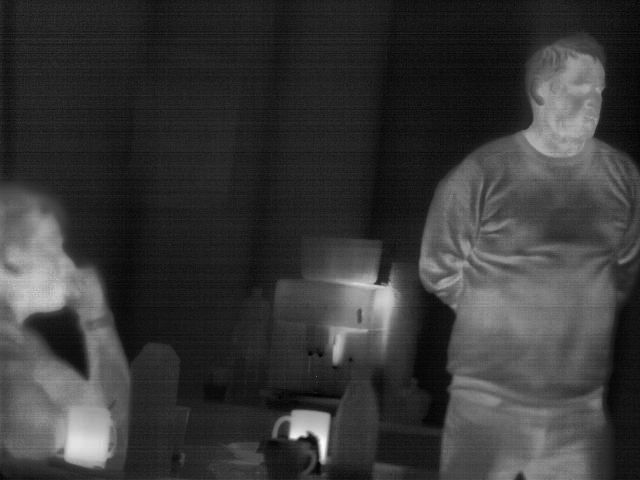
#> input picture src/0.tif, 640 x 480 px; its folder holds only this picture in this run
$ python fuzzy_processing.py
#> lines starting #> are read from the running program, lines starting #| are printed output that depends on the picture
import matplotlib
import matplotlib.pyplot as plt
import numpy as np
import cv2, itertools
import gc
import glob
import statistics

#-------------------------------------------------------------------------------------------------------------
#	Операции с гистограммой

def build_hist(img):
	height, width = img.shape
	hist = dict(enumerate([0]*256))
	for j in range(0,height):
		for i in range(0, width):
			pixel_val = int(img[j,i])
			#print("pix_val:",pixel_val)
			hist[pixel_val]	= hist[pixel_val]+1

	return hist

# [11 lines left out: function build_first_derivative, not called in this run]

def build_second_derivative(hist):
	max = 255
	derivative = dict(enumerate([0]*(max+1)))
	j = 0
	for i in range(0, max+1):
		hist_val = hist[i]
		if (i > 0 and i <max):
			derivative[j] = hist[i+1] - 2*hist[i] + hist[i-1]
		j = j +1

	return derivative

def filtered_hist(h):
	max = 255
	filtered = dict(enumerate([0]*(max+1)))
	for i in range(0, max+1):
		if (i==0 or i==max): filtered[i] == 0
		else: filtered[i] = statistics.median([h[i-1],h[i], h[i+1]])
	return filtered


def find_local_max(h):
	max = 255
	local_max = dict(enumerate([0]*(max+1)))
	j = 0
	for i in range(0, max+1):
		if (i > 0 and i < max):
			if (h[i+1]==0 and  h[i-1]==0):
				local_max[j] = 0
			elif ((h[i-1] == h[i+1] and h[i] >= h[i+1] ) or (h[i-1] < h[i] and h[i+1] < h[i])):
				local_max[j] = h[i]
			else:
				local_max[j] = 0
		j = j +1
	return local_max

# [22 lines left out: function find_regions, not called in this run]

def cumul_hist_val(histogram, grey):
	#print(histogram)
	cum = 0
	for i in range(0, grey):

		cum = cum + histogram[i]
	return cum

def cumulative_function(histogram):
	cum_dict = {}
	for i in range(0,256):
		cum_dict[i] =  cumul_hist_val(histogram,i)

	return (cum_dict.keys(), cum_dict.values())

# [21 lines left out: function find_equal_regions, not called in this run]


def maximums(graph, maximums_count):
	# данный метод позволяет найти максимумы на графике
	# и выбрать из него только необходимое количество из
	# всех максимумов. При этом максимумы выбираются начиная
	# с самых больших значений.
	maximums = {}
	previous = 0
	for i in range(1, len(graph)):
		current = graph[i] - graph[i-1]
		if (current < 0 and previous > 0): maximums[i-1] = graph[i-1]
		previous = current

	# После того, как мы нашли максимумы, мы должны упорядичить эти
	# максимумы в порядке убывания, после чего выбрать только необходимое нам количество,
	# определенное в переменной maximums_count
	maximums	= {k: v for k, v in sorted(maximums.items(), key=lambda item: item[1], reverse=True)}
	maximums 	= dict(itertools.islice(maximums.items(),maximums_count))
	maximums	= dict(sorted(maximums.items()))
	return maximums

#-------------------------------------------------------------------------------------------------------------
#	Функции принадлежности к множествам
#	и функция вывода множест в виде графиков

def sigma_left_func(z,params, max_top=1):
	a,b = params[0], params[1]
	if (z > a and z < b):
		y = (1 - (z-a)/(b-a) )*max_top
	elif (z<= a):
		y = 1*max_top
	else:
		y = 0
	return y

def trianglural_func(z, params, max_top=1):
	a,b,c = params[0], params[1], params[2]
	if (z < b and z >= a):
		y = (1 - (b-z)/(b-a) )*max_top
	elif (z >= b and z < c):
		y = (1 - (z-b)/(c-b) )*max_top
	else:
		y = 0
	return y


def sigma_right_func(z,params, max_top=1):
	a,b = params[0], params[1]
	if (z > a and z <= b):
		y = (1 - (b-z)/(b-a) )*max_top
	elif (z>= b):
		y = 1*max_top
	else:
		y = 0
	return y

def plt_member_functions(params, member_vds, max_top=1):
	max_grade 	= 256
	y 			= []
	#member_params		= [0,30,60,80,100,150,229,255]
	y.append( [sigma_left_func(x, params[0:2], max_top=max_top) for x in range(0,max_grade)]		)
	y.append( [trianglural_func(x,params[0:3], max_top=max_top) for x in range(0,max_grade)]		)
	y.append( [trianglural_func(x,params[1:4], max_top=max_top) for x in range(0,max_grade)]		)
	y.append( [trianglural_func(x,params[2:5], max_top=max_top) for x in range(0,max_grade)]		)
	y.append( [trianglural_func(x,params[3:6], max_top=max_top) for x in range(0,max_grade)]		)
	y.append( [trianglural_func(x,params[4:7], max_top=max_top) for x in range(0,max_grade)]		)
	y.append( [trianglural_func(x,params[5:8], max_top=max_top) for x in range(0,max_grade)]		)
	y.append( [sigma_right_func(x,params[6:8], max_top=max_top) for x in range(0,max_grade)]		)

	y_vds	= [x*15 for x in range(0,(max_grade-1))]
	x_vds	= []
	x_vds.append( [member_vds[0]]*(max_grade-1))
	x_vds.append( [member_vds[1]]*(max_grade-1))
	x_vds.append( [member_vds[2]]*(max_grade-1))
	x_vds.append( [member_vds[3]]*(max_grade-1))
	x_vds.append( [member_vds[4]]*(max_grade-1))
	x_vds.append( [member_vds[5]]*(max_grade-1))
	x_vds.append( [member_vds[6]]*(max_grade-1))
	x_vds.append( [member_vds[7]]*(max_grade-1))


	x 		= range(0,max_grade)

	return plt.plot(
		x, y[0], x, y[1], x, y[2], x, y[3], x, y[4], x, y[5], x, y[6], x, y[7],
		x_vds[0], y_vds, x_vds[1], y_vds, x_vds[2], y_vds, x_vds[3], y_vds, x_vds[4], y_vds, x_vds[5], y_vds, x_vds[6], y_vds, x_vds[7], y_vds
	)


#-------------------------------------------------------------------------------------------------------------

# 	описание формулы на странице 233, Мир цифровой обработки
def defuzification(ums, vds ):
	(a, b) = 0, 0
	for i in range(0,len(ums)):
		a = a + ums[i]*vds[i]
		b = b + ums[i]
	v = a/b
	#print("x:{0}, | a:{1},b:{2} | v:{3};".format(z, a,b,v))

	return int(v)

def get_defuzzification_list(params, vds):
	max_grade = 256


	defuzz_list = []
	for z in range(0, max_grade):
		ums 			= []
		ums.append(sigma_left_func(z,  params[0:2]))
		ums.append(trianglural_func(z, params[0:3]))
		ums.append(trianglural_func(z, params[1:4]))
		ums.append(trianglural_func(z, params[2:5]))
		ums.append(trianglural_func(z, params[3:6]))
		ums.append(trianglural_func(z, params[4:7]))
		ums.append(trianglural_func(z, params[5:8]))
		ums.append(sigma_right_func(z, params[6:8]))

		defuzz_list.append(defuzification(ums,vds))
	return  defuzz_list


#-------------------------------------------------------------------------------------------------------------

# 	графики
#


def show_cdf_func(h):
	graph = cumulative_function(h)

	plt.plot(list(graph[0]),list(graph[1]) )
	plt.show()

# [6 lines left out: function show_cdf_derivative, not called in this run]


def show_transformation_func(member_params, member_vds ):
	plt.plot(list(range(0,256)), get_defuzzification_list(member_params, member_vds), list(range(0,256)), list(range(0,256)))
	plt.show()


# [53 lines left out: functions show_graphs, show_graph, not called in this run]

def show_plot_graph(graph, member_params, member_vds, image_filename_path=""):
	max = 255


	plt.bar(list(graph[0]), list(graph[1]), color=(0.6, 0.4, 0.6, 0.3))
	#plt.plot(graph[0], graph[1])

	plt_member_functions(member_params, member_vds, max_top=35000)


	image_filename 		= image_filename_path.split("\\")[-1]
	image_path			=  "\\".join(image_filename_path.split("\\")[:-1])

	if (image_filename_path):
		plt.savefig(image_path+"\\processed\\"+image_filename+"_figure.png")
	else:
		plt.show()


#-----------------------------------------

def get_fuzzy_image(img, params, vds):
	height, width 	= img.shape
	fuzzy_image 	= np.zeros(shape=[height, width], dtype=np.uint8)
	fuzzy_list		= get_defuzzification_list(params, vds)
	for i in range(0,width):
		for j in range(0, height):
			pixel_val = img[j,i]
			new_val = 	fuzzy_list[pixel_val]
			fuzzy_image[j,i] = new_val
	return fuzzy_image


def fuzzy_process(path, wrt_path):
#> called with path = 'src/0.tif'
	image_filename 		= path.split("\\")[-1]
	image_path			=  "\\".join(path.split("\\")[:-1])

	img 				= cv2.imread(path, cv2.IMREAD_GRAYSCALE)
#> img is the input picture: shape (480, 640); min 0, max 255, mean 56
	height, width 		= img.shape


	src_hyst 			= build_hist(img)
#> after the loop in build_hist, `for j in range(0,height):`: hist = 256 items
#> src_hyst = 256 items

	#fuzzzyyyyyyyyy

	maxs				= maximums(src_hyst,6)
#> the loop in maximums, `for i in range(1, len(graph)):` made 255 passes
#> (current, previous) on passes 1 to 3: (-4, -4), (5, 5), (-1, -1)
#> after the loop in maximums, `for i in range(1, len(graph)):`: maximums = 70 items
#> in maximums, `maximums 	= dict(itertools.islice(maximums.items(),maximums_count))`: maximums = {32: 9819, 35: 8931, 30: 8908, 27: 7649, 25: 6894, 23: 6708}
#> in maximums, `maximums	= dict(sorted(maximums.items()))`: maximums = {23: 6708, 25: 6894, 27: 7649, 30: 8908, 32: 9819, 35: 8931}
#> maxs has the same summary as maximums in maximums
	print("Local max list: ",maxs)
#| Local max list:  {23: 6708, 25: 6894, 27: 7649, 30: 8908, 32: 9819, 35: 8931}
	# photo 9737
	# member_params		= [0,10,25,45,75,140,252,255]
	# member_params		= [0,5,8,15,56,66,76,255]
	member_params		= list(maxs.keys())
#> member_params = [23, 25, 27, 30, 32, 35]
	member_params.insert(0, 0)
	print("memeber params", member_params)
#| memeber params [0, 23, 25, 27, 30, 32, 35]
	member_params.append(255)
	#	this number's list is working properly on 9752 image
	#	member_params		= [0,5,8,15,56,66,76,255]
	#	member_vds			= [0,35,70,105,140,175,210,255]
	member_vds			= [0,35,70,105,140,175,210,255]

	fuzzy_image 		= get_fuzzy_image(img, member_params, member_vds)
#> after the loop in get_defuzzification_list, `for z in range(0, max_grade):`: defuzz_list = 256 values from 0 to 255
#> after the loop in get_fuzzy_image, `for i in range(0,width):`:
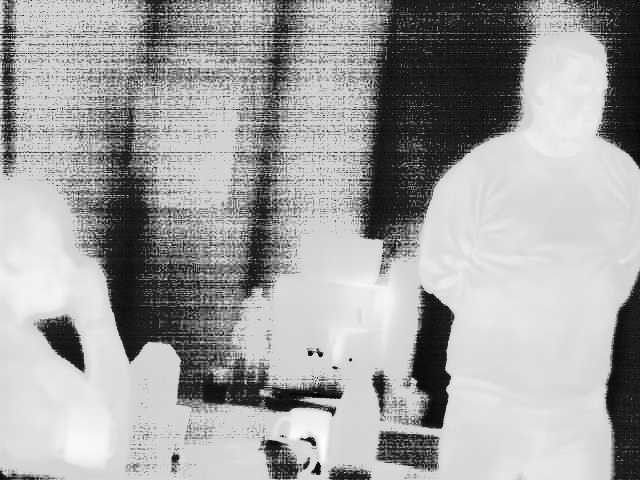
#> fuzzy_image: shape (480, 640); min 0, max 255, mean 162.2
	fuzz_hyst 			= build_hist(fuzzy_image)
#> fuzz_hyst = 256 items


	filtered_h			= filtered_hist(src_hyst)
#> filtered_h = 256 items
	filtered_fuzzy		= filtered_hist(fuzz_hyst)
#> filtered_fuzzy = 256 items


	graph_src_hyst		= [src_hyst.keys(), src_hyst.values()]
	graph_fuzz_hyst		= [fuzz_hyst.keys(), fuzz_hyst.values()]

	graph_filtered_hyst = [filtered_h.keys(), filtered_h.values()]
	graph_fuzz_filtered_hyst = [filtered_fuzzy.keys(), filtered_fuzzy.values()]


	src_scnd_deriv		= build_second_derivative(src_hyst)
#> the loop in build_second_derivative, `for i in range(0, max+1):` made 256 passes
#> hist_val on passes 1 to 3: 6, 2, 7
#> after the loop in build_second_derivative, `for i in range(0, max+1):`: j = 256
#> src_scnd_deriv = 256 items
	local_max			= find_local_max(src_hyst)
#> after the loop in find_local_max, `for i in range(0, max+1):`: j = 256; local_max = 256 items
#> local_max = 256 items
	local_filt_max		= find_local_max(filtered_h)
#> local_filt_max = 256 items


	graph_src_maxs		= [local_max.keys(), local_max.values()]
	graph_filt_maxs		= [local_filt_max.keys(), local_filt_max.values()]
	graph_sec_der		= [src_scnd_deriv.keys(), src_scnd_deriv.values()]


	""" 	show_graphs( [
			graph_src_hyst,
			graph_filtered_hyst,
			graph_src_maxs,
			graph_filt_maxs
		], width=2, height=2, image_filename_path=path) """


	#show_graph(graph_sec_der)

	cv2.imwrite(wrt_path+image_filename, fuzzy_image)
	#print(find_equal_regions(src_hyst))
	#show_cdf_derivative(src_hyst)
	plt.plot(member_params, [0,0,0,0,0,0,0,0], 'ro')
	show_cdf_func(src_hyst)
#> in show_cdf_func, `plt.show()`:
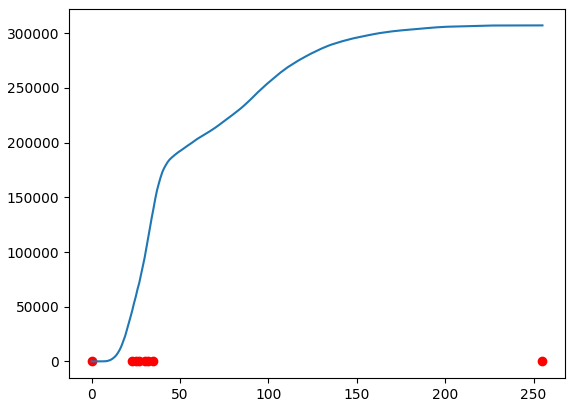
#> figure drawn by matplotlib, 1 panel; curve peaks at x = 254, y = 307198
	show_transformation_func(member_params, member_vds)
#> in show_transformation_func, `plt.show()`:
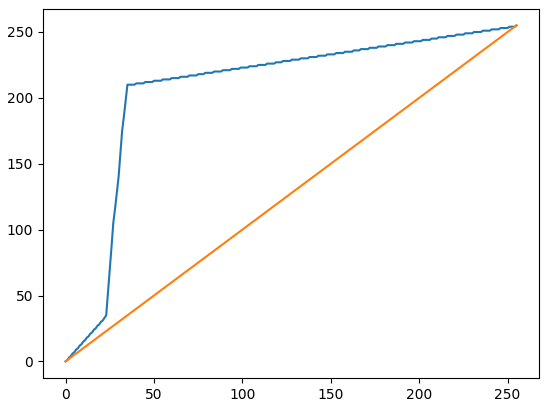
#> figure drawn by matplotlib, 1 panel; curve peaks at x = 255, y = 255; curve peaks at x = 255, y = 255
	plt.bar(list(fuzz_hyst.keys()), list(fuzz_hyst.values()),color=(0.2, 0.4, 0.6, 0.3))
	plt.bar(list(local_max.keys()), list(local_max.values()),color=(0.6, 0.4, 0.6, 0.7))
	show_plot_graph(graph_src_hyst,  member_params, member_vds)
#> in show_plot_graph, `plt.show()`:
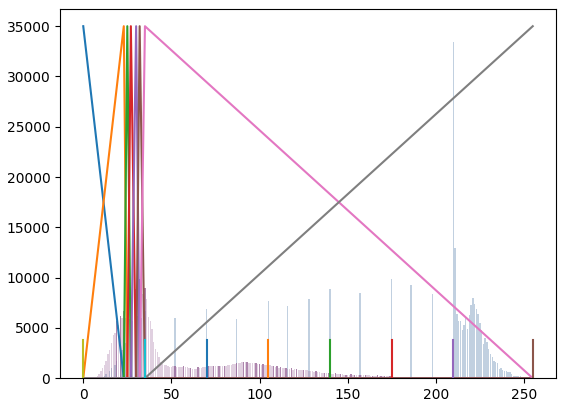
#> figure drawn by matplotlib, 1 panel; tallest bar 33448 high, from x = 209.6 to 210.4; tallest bar 9819 high, from x = 31.6 to 32.4; tallest bar 9819 high, from x = 31.6 to 32.4; curve peaks at x = 0, y = 35000

	#show_graph(graph_src_hyst, member_params, member_vds)
	#show_graph(graph_fuzz_hyst, member_params, member_vds)


	#


#------------------------------MAIN-----------------------------------------

src_path = "D:\\resilio\\ip_lib_ed\\src_images\\dslr\\tif\\fuzzy\\src\\*.tif"
wrt_path = "D:\\resilio\\ip_lib_ed\\src_images\\dslr\\tif\\fuzzy\\processed\\"

images 		= glob.glob(src_path)
img_amount 	= len(images)
img_counter = 0
for image in images:
	img_counter = img_counter + 1
	#print("{0} of {1}".format(img_counter, img_amount))
	fuzzy_process(image, wrt_path)

#concat_images = np.concatenate( (my_resize(img4,50), my_resize(img4, 50)), axis=1)
#cv2.imshow('modified_image',concat_images )
#my_subplots(img4, img4)

gc.collect()
cv2.waitKey(0)
cv2.destroyAllWindows()

$ run again, on src/5.tif
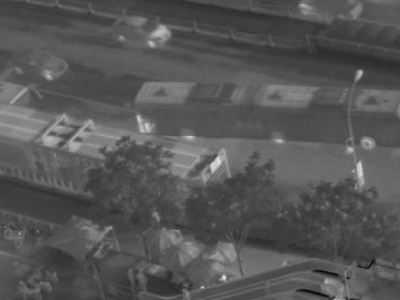
#> input picture src/5.tif, 400 x 300 px
#> in fuzzy_process, img is the input picture: shape (300, 400); min 8, max 249, mean 85.9
#> after the loop in build_hist, `for j in range(0,height):`: hist = 256 items
#> the loop in maximums, `for i in range(1, len(graph)):` made 255 passes
#> (current, previous) on passes 1 to 3: (0, 0), (0, 0), (0, 0)
#> after the loop in maximums, `for i in range(1, len(graph)):`: maximums = 55 items
#> in maximums, `maximums 	= dict(itertools.islice(maximums.items(),maximums_count))`: maximums = {83: 2983, 79: 2982, 76: 2729, 66: 2394, 88: 2318, 62: 2201}
#> in maximums, `maximums	= dict(sorted(maximums.items()))`: maximums = {62: 2201, 66: 2394, 76: 2729, 79: 2982, 83: 2983, 88: 2318}
#> maxs has the same summary as maximums in maximums
#| Local max list:  {62: 2201, 66: 2394, 76: 2729, 79: 2982, 83: 2983, 88: 2318}
#> member_params = [62, 66, 76, 79, 83, 88]
#| memeber params [0, 62, 66, 76, 79, 83, 88]
#> after the loop in get_defuzzification_list, `for z in range(0, max_grade):`: defuzz_list = 256 values from 0 to 255
#> after the loop in get_fuzzy_image, `for i in range(0,width):`:
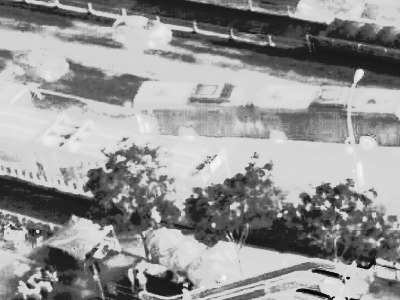
#> fuzzy_image: shape (300, 400); min 4, max 253, mean 148.4
#> fuzz_hyst = 256 items
#> the loop in build_second_derivative, `for i in range(0, max+1):` made 256 passes
#> hist_val on passes 1 to 3: 0, 0, 0
#> after the loop in build_second_derivative, `for i in range(0, max+1):`: j = 256
#> src_scnd_deriv = 256 items
#> after the loop in find_local_max, `for i in range(0, max+1):`: j = 256; local_max = 256 items
#> in show_plot_graph, `plt.show()`:
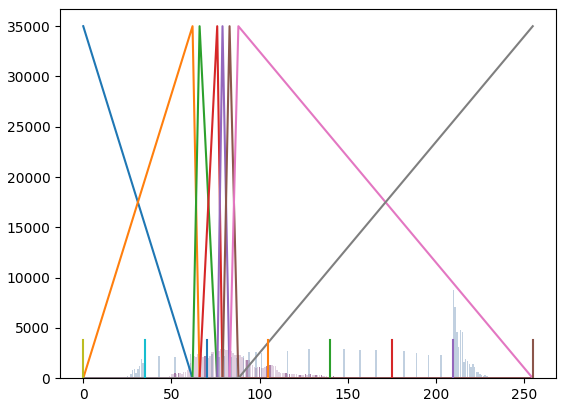
#> figure drawn by matplotlib, 1 panel; tallest bar 8763 high, from x = 209.6 to 210.4; tallest bar 2983 high, from x = 82.6 to 83.4; tallest bar 2983 high, from x = 82.6 to 83.4; curve peaks at x = 0, y = 35000

$ run again, on src/8.tif
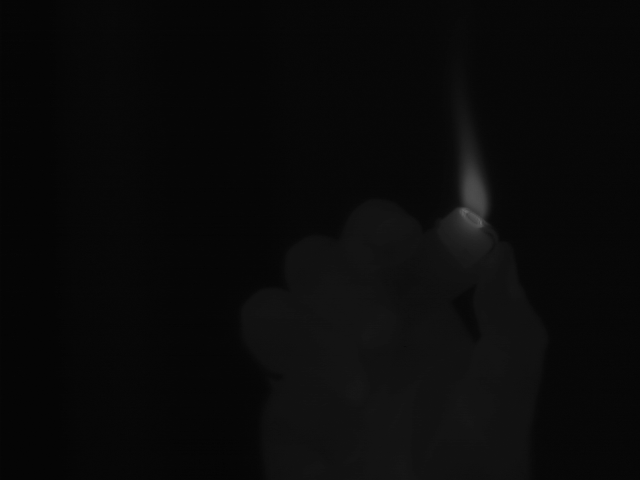
#> input picture src/8.tif, 640 x 480 px
#> in fuzzy_process, img is the input picture: shape (480, 640); min 4, max 105, mean 9.6
#> after the loop in build_hist, `for j in range(0,height):`: hist = 256 items
#> the loop in maximums, `for i in range(1, len(graph)):` made 255 passes
#> (current, previous) on passes 1 to 3: (0, 0), (0, 0), (0, 0)
#> after the loop in maximums, `for i in range(1, len(graph)):`: maximums = 29 items
#> in maximums, `maximums 	= dict(itertools.islice(maximums.items(),maximums_count))`: maximums = {7: 95424, 17: 28613, 19: 14984, 25: 234, 27: 230, 30: 194}
#> maxs has the same summary as maximums in maximums
#| Local max list:  {7: 95424, 17: 28613, 19: 14984, 25: 234, 27: 230, 30: 194}
#> member_params = [7, 17, 19, 25, 27, 30]
#| memeber params [0, 7, 17, 19, 25, 27, 30]
#> after the loop in get_defuzzification_list, `for z in range(0, max_grade):`: defuzz_list = 256 values from 0 to 255
#> after the loop in get_fuzzy_image, `for i in range(0,width):`:
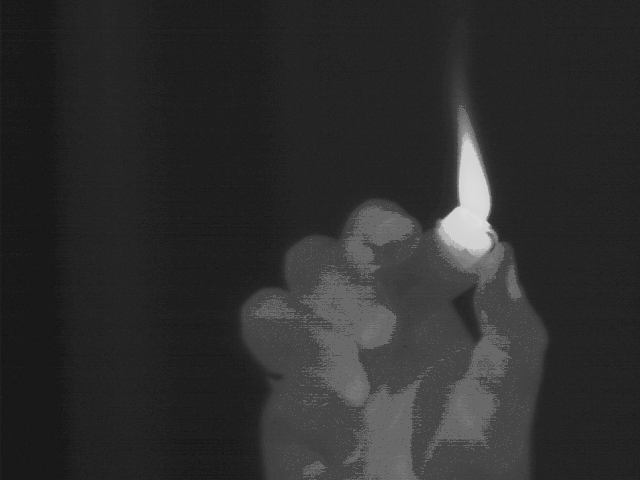
#> fuzzy_image: shape (480, 640); min 20, max 225, mean 46
#> fuzz_hyst = 256 items
#> the loop in build_second_derivative, `for i in range(0, max+1):` made 256 passes
#> hist_val on passes 1 to 3: 0, 0, 0
#> after the loop in build_second_derivative, `for i in range(0, max+1):`: j = 256
#> src_scnd_deriv = 256 items
#> after the loop in find_local_max, `for i in range(0, max+1):`: j = 256; local_max = 256 items
#> in show_plot_graph, `plt.show()`:
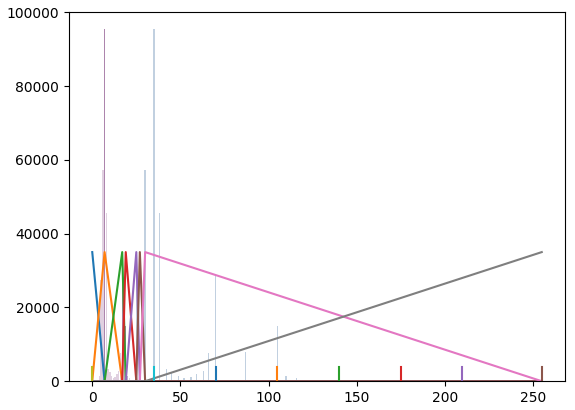
#> figure drawn by matplotlib, 1 panel; tallest bar 95424 high, from x = 34.6 to 35.4; tallest bar 95424 high, from x = 6.6 to 7.4; tallest bar 95424 high, from x = 6.6 to 7.4; curve peaks at x = 0, y = 35000

$ run again, on src/9.tif
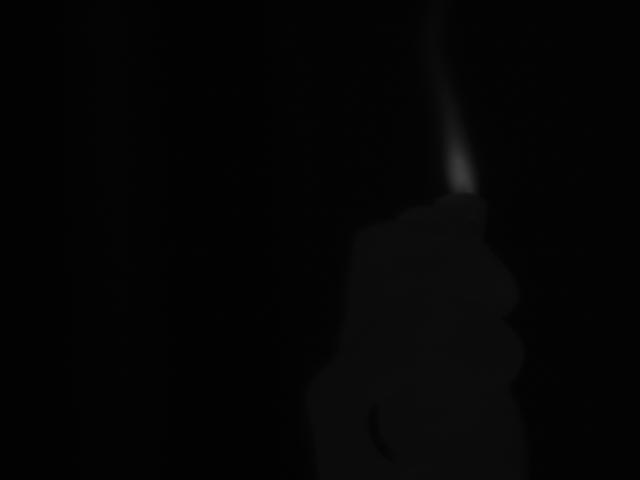
#> input picture src/9.tif, 640 x 480 px
#> in fuzzy_process, img is the input picture: shape (480, 640); min 1, max 61, mean 4.6
#> after the loop in build_hist, `for j in range(0,height):`: hist = 256 items
#> the loop in maximums, `for i in range(1, len(graph)):` made 255 passes
#> (current, previous) on passes 1 to 3: (6245, 6245), (63608, 63608), (41710, 41710)
#> after the loop in maximums, `for i in range(1, len(graph)):`: maximums = 17 items
#> in maximums, `maximums 	= dict(itertools.islice(maximums.items(),maximums_count))`: maximums = {3: 111563, 11: 24599, 23: 79, 29: 49, 42: 48, 36: 47}
#> in maximums, `maximums	= dict(sorted(maximums.items()))`: maximums = {3: 111563, 11: 24599, 23: 79, 29: 49, 36: 47, 42: 48}
#> maxs has the same summary as maximums in maximums
#| Local max list:  {3: 111563, 11: 24599, 23: 79, 29: 49, 36: 47, 42: 48}
#> member_params = [3, 11, 23, 29, 36, 42]
#| memeber params [0, 3, 11, 23, 29, 36, 42]
#> after the loop in get_defuzzification_list, `for z in range(0, max_grade):`: defuzz_list = 256 values from 0 to 255
#> after the loop in get_fuzzy_image, `for i in range(0,width):`:
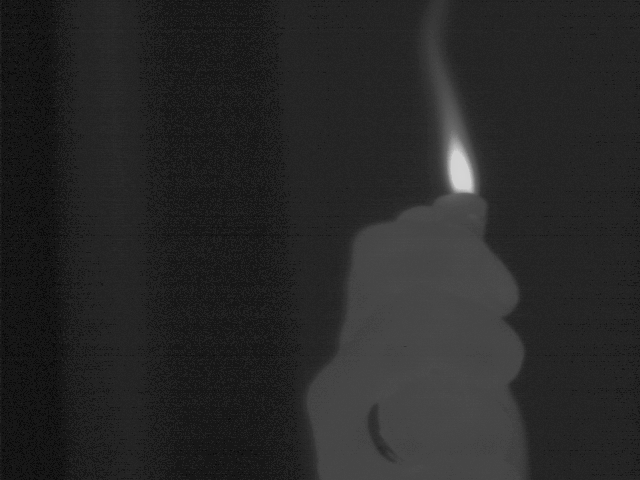
#> fuzzy_image: shape (480, 640); min 11, max 214, mean 39.5
#> fuzz_hyst = 256 items
#> the loop in build_second_derivative, `for i in range(0, max+1):` made 256 passes
#> hist_val on passes 1 to 3: 0, 6245, 69853
#> after the loop in build_second_derivative, `for i in range(0, max+1):`: j = 256
#> src_scnd_deriv = 256 items
#> after the loop in find_local_max, `for i in range(0, max+1):`: j = 256; local_max = 256 items
#> in show_plot_graph, `plt.show()`:
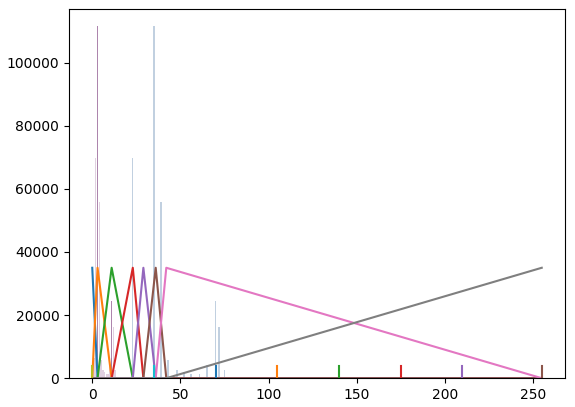
#> figure drawn by matplotlib, 1 panel; tallest bar 111563 high, from x = 34.6 to 35.4; tallest bar 111563 high, from x = 2.6 to 3.4; tallest bar 111563 high, from x = 2.6 to 3.4; curve peaks at x = 0, y = 35000
